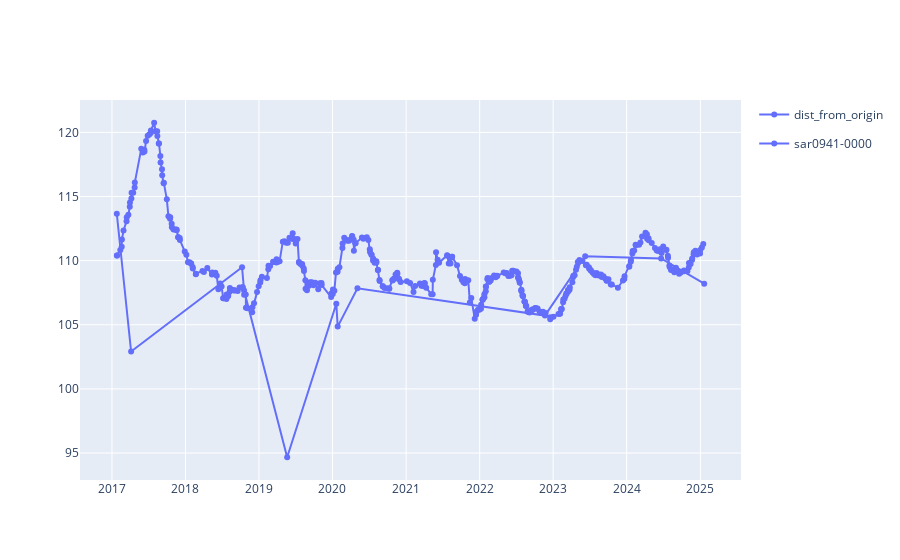

This figure's notebook cell:
### Code cell
df.index = df.date
import plotly.graph_objects as go
fig = go.Figure()
# Create and style traces
fig.add_traces(df.dist_from_origin[(df.site == "T7")&(df["dist_from_origin"]>60)].plot(title="T7 intersects vs CoastSat sar0941-0000", markers=True).data)
cs = pd.read_csv("data/sar0941/transect_time_series_smoothed.csv")
cs.dates = pd.to_datetime(cs.dates)
cs = cs[cs.dates.between("2017-01-25", "2025-01-20")]
cs.set_index("dates", inplace=True)
fig.add_traces((cs["sar0941-0000"] - T7_offset).plot(markers=True).data)

### Figure 1 — Plotly figure (JSON) as saved in the notebook; plotly's stock layout.template omitted (floating-point values rounded to 4 significant figures; data arrays with more than 128 entries replaced by an {"elided": "..."} marker saying what was removed)
{"data": [{"hovertemplate": "variable=dist_from_origin<br>date=%{x}<br>value=%{y}<extra></extra>", "legendgroup": "dist_from_origin", "line": {"color": "#636efa", "dash": "solid"}, "marker": {"symbol": "circle"}, "mode": "lines+markers", "name": "dist_from_origin", "orientation": "v", "showlegend": true, "type": "scatter", "x": ["2017-01-25T00:00:00.000000000", "2017-04-06T00:00:00.000000000", "2018-10-09T00:00:00.000000000", "2018-10-19T00:00:00.000000000", "2019-05-21T00:00:00.000000000", "2020-01-20T00:00:00.000000000", "2020-01-27T00:00:00.000000000", "2020-05-04T00:00:00.000000000", "2022-11-21T00:00:00.000000000", "2023-06-09T00:00:00.000000000", "2024-06-20T00:00:00.000000000", "2025-01-20T00:00:00.000000000"], "xaxis": "x", "y": [113.7, 102.9, 109.5, 107.7, 94.67, 106.6, 104.9, 107.8, 105.7, 110.3, 110.2, 108.2], "yaxis": "y"}, {"hovertemplate": "variable=sar0941-0000<br>dates=%{x}<br>value=%{y}<extra></extra>", "legendgroup": "sar0941-0000", "line": {"color": "#636efa", "dash": "solid"}, "marker": {"symbol": "circle"}, "mode": "lines+markers", "name": "sar0941-0000", "orientation": "v", "showlegend": true, "type": "scatter", "x": {"elided": "426 str values"}, "xaxis": "x", "y": {"elided": "426 float values"}, "yaxis": "y"}], "layout": {}}
